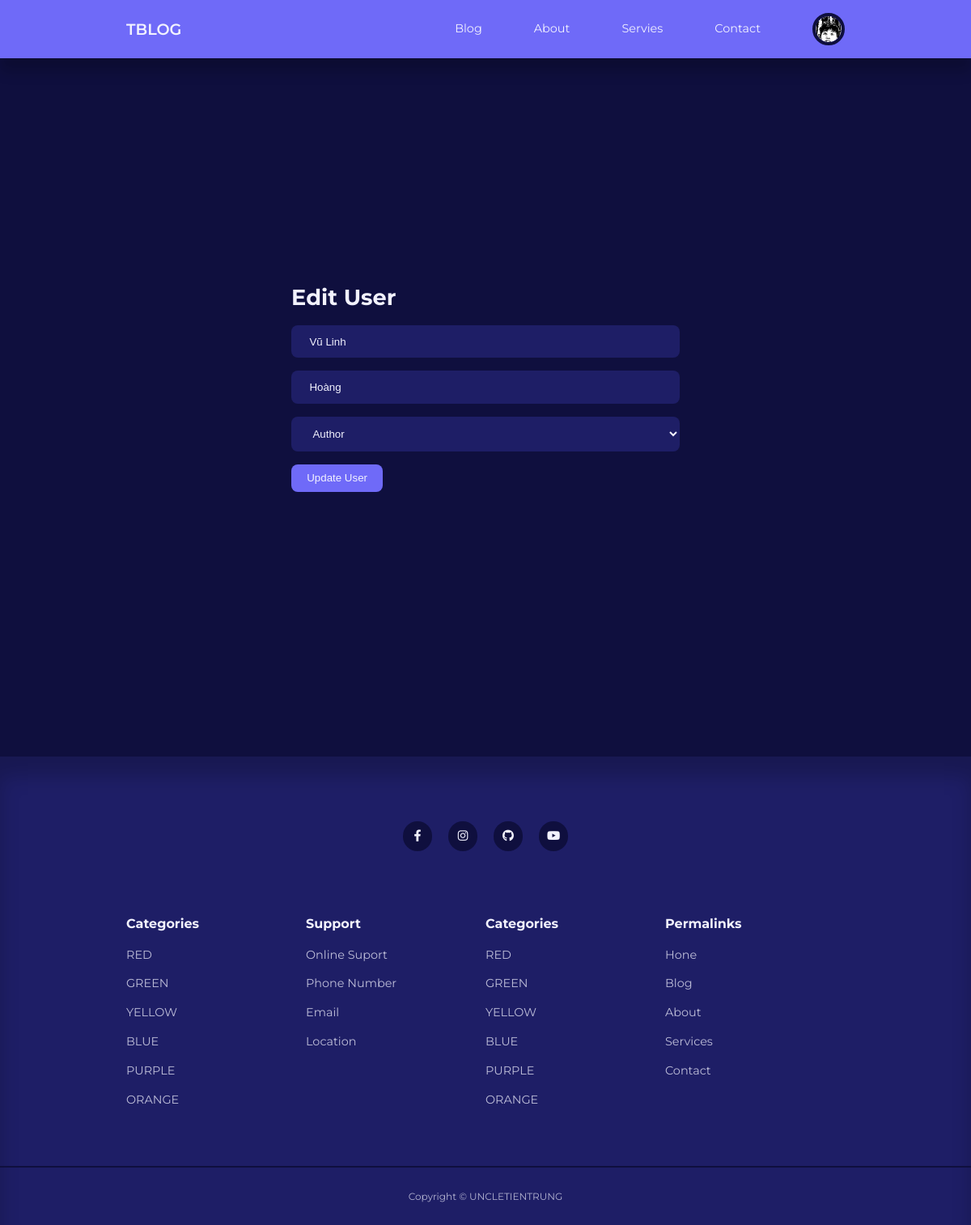
The app's page /admin/edit-user.php?id=15 (signed in) with its own data.
### tables this page shows
CREATE TABLE `users` (
  `id` int(11) UNSIGNED NOT NULL,
  `first_name` varchar(50) NOT NULL,
  `last_name` varchar(50) NOT NULL,
  `user_name` varchar(50) NOT NULL,
  `email` varchar(255) NOT NULL,
  `password` varchar(255) NOT NULL,
  `avatar` varchar(255) NOT NULL,
  `is_admin` tinyint(1) NOT NULL
);

### admin/edit-user.php (the view, shortened to what this page needs)
<?php
    include 'partials/header.php';
    if(isset($_GET['id'])){
        $id = filter_var($_GET['id'], FILTER_SANITIZE_NUMBER_INT);
        $query= "SELECT * FROM users WHERE id=$id";
        $result= mysqli_query($conn, $query);
        $user = mysqli_fetch_assoc($result);
    }else{
        header('location:' .ROOT_URL.'admin/manage-users.php');
    }
?>
    <section class="form__section">
        <div class="container form__section-container">
            <h2>Edit User</h2>
            <form action="<?= ROOT_URL?>admin/edit-user-logic.php" enctype="multipart/form-data" method="POST">
                <input type="text" placeholder="First Name" name="first_name" value="<?= $user['first_name']?>">
                <input type="text" placeholder="Last Name" name="last_name"value="<?= $user['last_name']?>">
                <select name="user_role">
                    <option value="0" <?= $user['is_admin']== 0 ? 'selected' : ''?> >Author</option>
                </select>
                <button type="submit" class="btn" name="submit">Update User</button>
            </form>
        </div>
    </section>
<?php
    include '../partials/footer.php';
?>

### admin/partials/header.php (shortened to what this page needs)
<?php
    require 'config/database.php';
    if(isset($_SESSION['user-id'])){
        $id=filter_var($_SESSION['user-id'], FILTER_SANITIZE_FULL_SPECIAL_CHARS);
        $sql = "SELECT * FROM users WHERE id='$id'";
        $result=mysqli_query($conn, $sql);
        $user=mysqli_fetch_assoc($result);
    }
?>
<!DOCTYPE html>
<html lang="en">
<head>
    <link rel="stylesheet" href="<?= ROOT_URL ?>/css/style.css">
    <link rel="stylesheet" href="https://cdnjs.cloudflare.com/ajax/libs/font-awesome/6.4.0/css/all.min.css">
</head>
<body>
    <nav>
        <div class="container nav__container">
            <a href="<?= ROOT_URL ?>" class="nav__logo">TBLOG</a>
            <ul class="nav__items">
                <li><a href="<?= ROOT_URL ?>blog.php">Blog</a></li>
                <li><a href="<?= ROOT_URL ?>about.php">About</a></li>
                <li><a href="<?= ROOT_URL ?>services.php">Servies</a></li>
                <li><a href="<?= ROOT_URL ?>contact.php">Contact</a></li>
                <?php if(isset($_SESSION['user-id'])) : ?>
                    <li class="nav__profile">
                        <div class="avatar">
                            <img src="<?= ROOT_URL . 'images/' .$user['avatar']?>">
                        </div>
                    </li>
                <?php else : ?>
                    <li><a href="<?= ROOT_URL ?>signin.php">Signin</a></li>
                <?php endif; ?>
            </ul>
        </div>
    </nav>

### css/style.css (style rules this page uses)
:root { --color-primary: #6f6af8; --color-primary-light: hsl(242,91%,69,18%); --color-primary-variant: #5854c7; --color-red: #da0f3f; --color-red-light: hsl(346, 87%, 46%, 15%); --color-green: #00c476; --color-green-light: hsl(156, 100%, 38%, 15%); --color-gray-900: #1e1e66; --color-gray-700: #2d2b7c; --color-gray-300: rgba(242, 242, 254, 0.3); --color-gray-200: rgba(242, 242, 254, 0.7); --color-white: #f2f2fe; --color-bg: #0f0f3e; --transition: all 300ms ease; --container-width-lg: 74%; --container-width-md: 88%; --form-width: 40%; --card-border-radius-1: 0.3rem; --card-border-radius-2: 0.5rem; --card-border-radius-3: 0.8rem; --card-border-radius-4: 2rem; --card-border-radius-5: 5rem; }
* { margin: 0; padding: 0; outline: 0; border: 0; appearance: 0; list-style: none; text-decoration: none; box-sizing: border-box; }
body { font-family: "Montserrat", sans-serif; line-height: 1.6; color: var(--color-gray-200); overflow-x: hidden; background: var(--color-bg); font-size: 0.9rem; }
.container { width: var(--container-width-lg); max-width: 1800px; margin-inline: auto; }
section { margin-top: 3rem; width: 100vw; }
h1, h2, h3, h4, h5 { color: var(--color-white); line-height: 1.3; }
h2 { font-size: 1.7rem; margin: 1rem 0; }
a { color: var(--color-white); transition: var(--transition); }
img { display: block; width: 100%; object-fit: cover; }
nav { background: var(--color-primary); width: 100vw; height: 4.5rem; position: fixed; top: 0; z-index: 10; box-shadow: 0 1rem 1rem rgba(0, 0, 0, 0.2); }
.nav__container { height: 100%; display: flex; align-items: center; justify-content: space-between; }
.avatar { width: 2.5rem; height: 2.5rem; border-radius: 50%; overflow: hidden; border: 0.3rem solid var(--color-bg); }
.nav__logo { font-weight: 600; font-size: 1.2rem; }
.nav__items { display: flex; align-items: center; gap: 4rem; }
.nav__profile { position: relative; cursor: pointer; }
.btn { display: inline-block; width: fit-content; padding: 0.6rem 1.2rem; background-color: var(--color-primary); border-radius: var(--card-border-radius-2); cursor: pointer; transition: var(--transition); color: var(--color-white); }
.form__section { display: grid; place-items: center; height: 100vh; margin-bottom: 4rem; }
.form__section-container { width: var(--form-width); }
form { display: flex; flex-direction: column; gap: 1rem; }
input, textarea, select { padding: 0.8rem 1.4rem; background-color: var(--color-gray-900); border-radius: var(--card-border-radius-2); resize: none; color: var(--color-white); }

### records on screen
users: avatar (picture)
users: first_name "Vũ Linh", user_role "Author"
